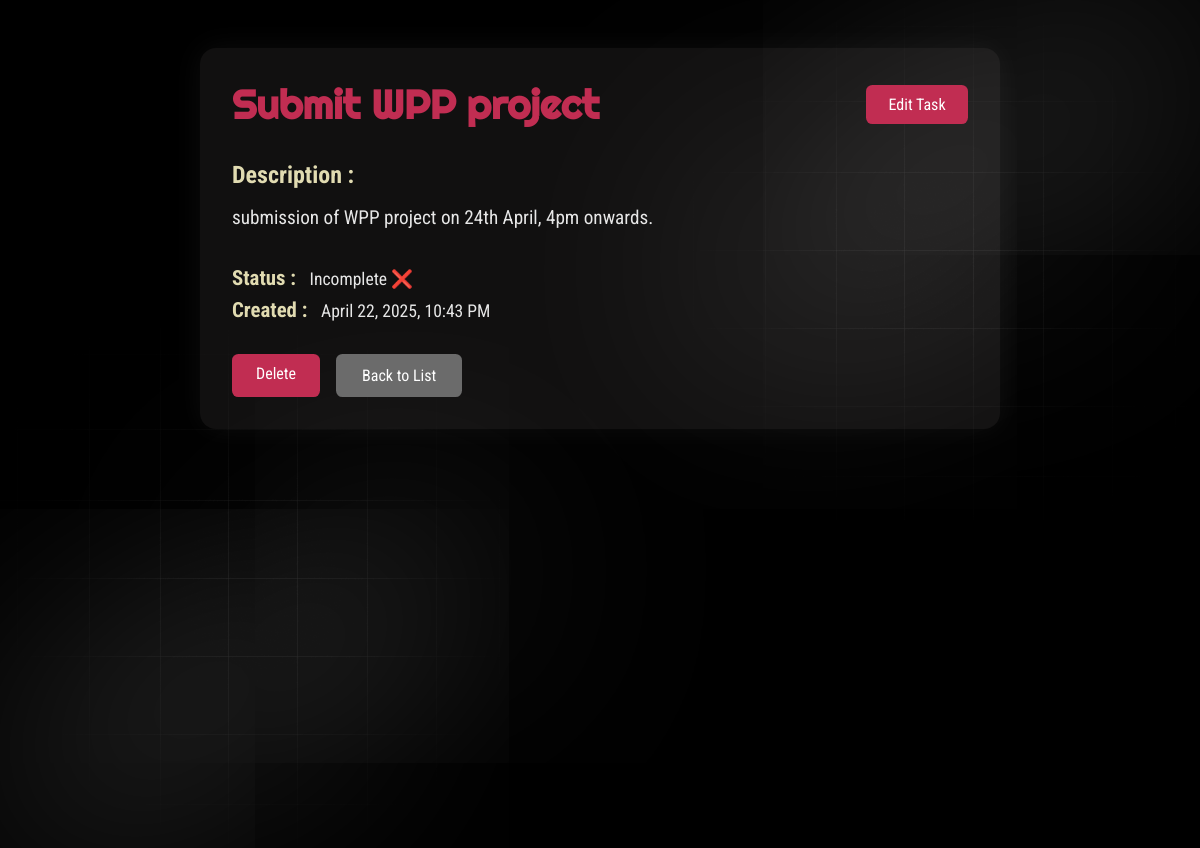
The page /tasks/2/ (signed in) on the database its author committed.
### base/models.py (models this page shows, shortened)
class Task(models.Model):
    user = models.ForeignKey(User, on_delete=models.CASCADE, null=True, blank=True)
    title = models.CharField(max_length=200, null=True, blank=True)
    description = models.TextField(null=True, blank=True)
    complete = models.BooleanField(default=False)
    create = models.DateTimeField(auto_now_add=True)
    class Meta:
        ordering = ['complete'] # send complete items to bottom of the list

### base/views.py (the view)
# urls.py: path('<int:pk>/',TaskDetail.as_view(),name='task'),  # pk = primary key
class TaskDetail(LoginRequiredMixin, DetailView):
    model = Task
    template_name = 'base/task_detail.html'
    context_object_name = 'task'

### base/templates/base/task_detail.html (shortened to what this page needs)
{% load static %}
<!DOCTYPE html>
<html>
<head>
    <link rel="stylesheet" href="{% static 'base/task_detail-style.css' %}">
</head>
<body>
    <img class="image-gradient-bottom-left" src="{% static 'base/gradient.png' %}" alt="gradientBL">
    <div class="layer-blur-bottom-left"></div>
    <img class="image-gradient-top-right" src="{% static 'base/gradient.png' %}" alt="gradientTR">
    <div class="layer-blur-top-right"></div>
    <div class="container">
        <div class="header">
            <h1 class="title">{{ task.title }}</h1>
            <a href="{% url 'task-edit' task.id %}" class="edit-btn">Edit Task</a>
        </div>
        <div class="task-detail">
            <h3>Description : &nbsp;</h3>
            {% if task.description %}
                <p>{{ task.description }}</p>
            {% else %}
                <p class="no-description">No description provided.</p>
            {% endif %}
        </div>
        <div class="task-meta">
            <p><strong>Status : &nbsp;</strong> {% if task.complete %}Completed ✅{% else %}Incomplete ❌{% endif %}</p>
            <p><strong>Created : &nbsp;</strong> {{ task.create|date:"F j, Y, g:i A" }}</p>
        </div>
        <div class="actions">
            <a href="{% url 'task-delete' task.id %}" class="action-btn delete">Delete</a>
            <a href="{% url 'tasks' %}" class="action-btn back">Back to List</a>
        </div>
    </div>
</body>
</html>

### base/static/base/task_detail-style.css (style rules this page uses)
* { margin: 0; padding: 0; box-sizing: border-box; }
body { background-color: black; color: #e7e7e7; min-height: 100vh; font-family: "Roboto Condensed", sans-serif; }
.image-gradient-bottom-left, .image-gradient-top-right { position: absolute; opacity: 0.6; z-index: -1; }
.image-gradient-bottom-left { bottom: 0; left: 0; }
.layer-blur-bottom-left { height: 0; width: 30rem; position: absolute; bottom: 20%; left: 0; box-shadow: 0 0 700px 15px white; transform: rotate(-30deg); z-index: -1; }
.image-gradient-top-right { top: 0; right: 0; }
.layer-blur-top-right { height: 0; width: 30rem; position: absolute; top: 20%; right: 0; box-shadow: 0 0 700px 15px white; transform: rotate(-30deg); z-index: -1; }
.container { max-width: 800px; margin: 3rem auto; padding: 2rem; background-color: rgba(208, 206, 204, 0.08); border-radius: 1rem; box-shadow: 0 0 30px rgba(255, 255, 255, 0.05); animation: fadeSlideIn 0.8s ease forwards; }
.header { display: flex; justify-content: space-between; align-items: center; margin-bottom: 2rem; }
.title { font-family: "Righteous", sans-serif; font-size: 2.5rem; color: #c12d52; }
.edit-btn { background-color: #c12d52; color: white; padding: 0.6rem 1.4rem; border-radius: 0.4rem; text-decoration: none; font-size: 1rem; transition: background-color 0.3s ease; }
.task-detail { margin-bottom: 2rem; }
.task-detail h3 { font-size: 1.5rem; color: #e1dbb1; margin-bottom: 0.8rem; }
.task-detail p { font-size: 1.2rem; line-height: 1.7; }
.task-meta { margin-bottom: 2rem; }
.task-meta p { margin-bottom: 0.5rem; font-size: 1.1rem; }
.task-meta p strong { margin-bottom: 0.5rem; font-size: 1.3rem; color: #e1dbb1; }
.actions { display: flex; gap: 1rem; flex-wrap: wrap; margin-top: 2rem; }
.action-btn { background-color: #c12d52; color: white; padding: 0.6rem 1.5rem; border-radius: 0.4rem; text-decoration: none; font-size: 1rem; transition: background-color 0.3s ease; }
.action-btn.delete { color: white; background-color: #c12d52; }
.action-btn.back { border: 2px solid #6b6b6b; background-color: #6b6b6b; }

### rows shown on the page
Task: title "Submit WPP project", description "submission of WPP project on 24th April, 4pm onwards.", create "April 22, 2025, 10:43 PM"
